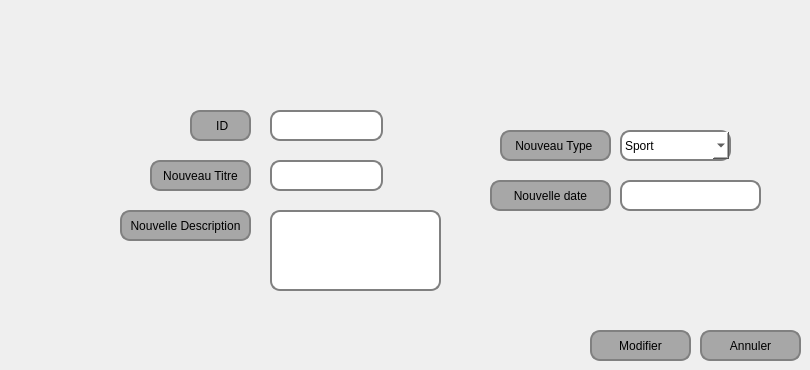
     <widget class="QWidget" name="tab_2">
      <attribute name="icon">
       <iconset>
        <normaloff>:/Downloads/editer.png</normaloff>:/Downloads/editer.png</iconset>
      </attribute>
      <attribute name="title">
       <string>Modifier</string>
      </attribute>
      <widget class="QLabel" name="label_34">
       <property name="geometry">
        <rect>
         <x>190</x>
         <y>110</y>
         <width>61</width>
         <height>31</height>
        </rect>
       </property>
       <property name="styleSheet">
        <string notr="true">background-color:rgb(167, 167, 167);
border-radius: 10px;
border: 2px solid gray;</string>
       </property>
       <property name="text">
        <string> ID</string>
       </property>
       <property name="textFormat">
        <enum>Qt::PlainText</enum>
       </property>
       <property name="scaledContents">
        <bool>false</bool>
       </property>
       <property name="alignment">
        <set>Qt::AlignCenter</set>
       </property>
      </widget>
      <widget class="QLineEdit" name="le_newid">
       <property name="geometry">
        <rect>
         <x>270</x>
         <y>110</y>
         <width>113</width>
         <height>31</height>
        </rect>
       </property>
       <property name="styleSheet">
        <string notr="true">background-color: rgb(255, 255, 255);
border-radius: 10px;
border: 2px solid gray;</string>
       </property>
      </widget>
      <widget class="QLabel" name="label_35">
       <property name="geometry">
        <rect>
         <x>150</x>
         <y>160</y>
         <width>101</width>
         <height>31</height>
        </rect>
       </property>
       <property name="styleSheet">
        <string notr="true">background-color:rgb(167, 167, 167);
border-radius: 10px;
border: 2px solid gray;</string>
       </property>
       <property name="text">
        <string>Nouveau Titre</string>
       </property>
       <property name="alignment">
        <set>Qt::AlignCenter</set>
       </property>
      </widget>
      <widget class="QLineEdit" name="le_newtitre">
       <property name="geometry">
        <rect>
         <x>270</x>
         <y>160</y>
         <width>113</width>
         <height>31</height>
        </rect>
       </property>
       <property name="styleSheet">
        <string notr="true">background-color: rgb(255, 255, 255);
border-radius: 10px;
border: 2px solid gray;</string>
       </property>
       <property name="text">
        <string/>
       </property>
      </widget>
      <widget class="QLabel" name="label_36">
       <property name="geometry">
        <rect>
         <x>120</x>
         <y>210</y>
         <width>131</width>
         <height>31</height>
        </rect>
       </property>
       <property name="styleSheet">
        <string notr="true">background-color:rgb(167, 167, 167);
border-color: rgb(255, 255, 255);
border-radius: 10px;
border: 2px solid gray;</string>
       </property>
       <property name="text">
        <string>Nouvelle Description</string>
       </property>
       <property name="alignment">
        <set>Qt::AlignCenter</set>
       </property>
      </widget>
      <widget class="QLineEdit" name="le_newdescription">
       <property name="geometry">
        <rect>
         <x>270</x>
         <y>210</y>
         <width>171</width>
         <height>81</height>
        </rect>
       </property>
       <property name="styleSheet">
        <string notr="true">background-color: rgb(255, 255, 255);
border-radius: 10px;
border: 2px solid gray;</string>
       </property>
      </widget>
      <widget class="QLabel" name="label_37">
       <property name="geometry">
        <rect>
         <x>500</x>
         <y>130</y>
         <width>111</width>
         <height>31</height>
        </rect>
       </property>
       <property name="styleSheet">
        <string notr="true">background-color:rgb(167, 167, 167);
border-radius: 10px;
border: 2px solid gray;</string>
       </property>
       <property name="text">
        <string>Nouveau Type </string>
       </property>
       <property name="alignment">
        <set>Qt::AlignCenter</set>
       </property>
      </widget>
      <widget class="QLabel" name="label_38">
       <property name="geometry">
        <rect>
         <x>490</x>
         <y>180</y>
         <width>121</width>
         <height>31</height>
        </rect>
       </property>
       <property name="styleSheet">
        <string notr="true">background-color:rgb(167, 167, 167);
border-radius: 10px;
border: 2px solid gray;</string>
       </property>
       <property name="text">
        <string>Nouvelle date</string>
       </property>
       <property name="alignment">
        <set>Qt::AlignCenter</set>
       </property>
      </widget>
      <widget class="QLineEdit" name="le_newdate">
       <property name="geometry">
        <rect>
         <x>620</x>
         <y>180</y>
         <width>141</width>
         <height>31</height>
        </rect>
       </property>
       <property name="styleSheet">
        <string notr="true">background-color: rgb(255, 255, 255);
border-radius: 10px;
border: 2px solid gray;</string>
       </property>
      </widget>
      <widget class="QPushButton" name="pb_update">
       <property name="geometry">
        <rect>
         <x>590</x>
         <y>330</y>
         <width>101</width>
         <height>31</height>
        </rect>
       </property>
       <property name="styleSheet">
        <string notr="true">background-color:rgb(167, 167, 167);
border-color: rgb(255, 255, 255);
border-radius: 10px;
border: 2px solid gray;</string>
       </property>
       <property name="text">
        <string>Modifier</string>
       </property>
       <property name="icon">
        <iconset>
         <normaloff>:/Downloads/editer.png</normaloff>:/Downloads/editer.png</iconset>
       </property>
      </widget>
      <widget class="QPushButton" name="pushButton_12">
       <property name="geometry">
        <rect>
         <x>700</x>
         <y>330</y>
         <width>101</width>
         <height>31</height>
        </rect>
       </property>
       <property name="styleSheet">
        <string notr="true">background-color:rgb(167, 167, 167);
border-color: rgb(255, 255, 255);
border-radius: 10px;
border: 2px solid gray;</string>
       </property>
       <property name="text">
        <string>Annuler</string>
       </property>
      </widget>
      <widget class="QComboBox" name="le_newtype">
       <property name="geometry">
        <rect>
         <x>620</x>
         <y>130</y>
         <width>111</width>
         <height>31</height>
        </rect>
       </property>
       <property name="styleSheet">
        <string notr="true">background-color: rgb(255, 255, 255);
border-radius: 10px;
border: 2px solid gray;</string>
       </property>
       <item>
        <property name="text">
         <string>Sport</string>
        </property>
       </item>
       <item>
        <property name="text">
         <string>Economie</string>
        </property>
       </item>
       <item>
        <property name="text">
         <string>Politique</string>
        </property>
       </item>
       <item>
        <property name="text">
         <string>Culture</string>
        </property>
       </item>
       <item>
        <property name="text">
         <string>High Tech</string>
        </property>
       </item>
      </widget>
     </widget>
